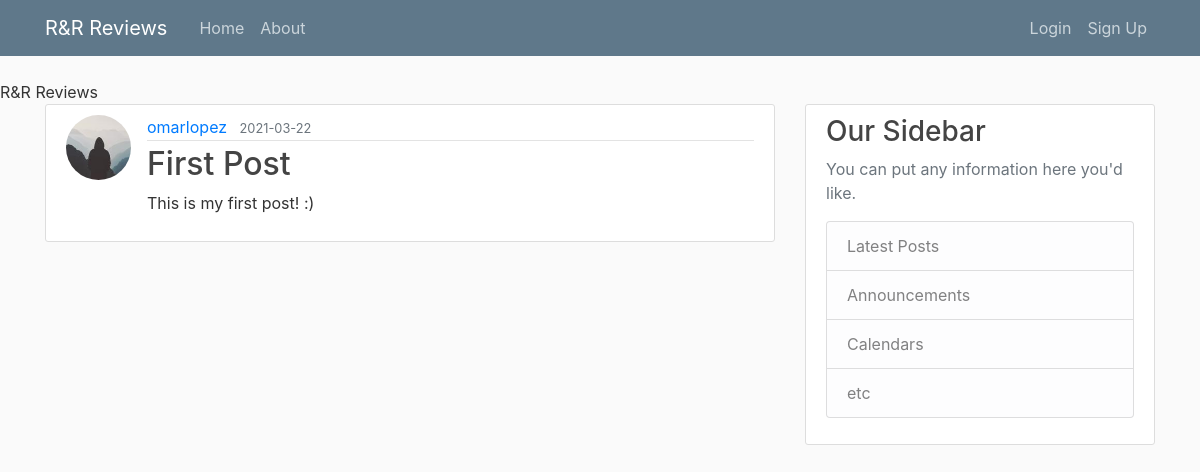
Before: / with the older database file.
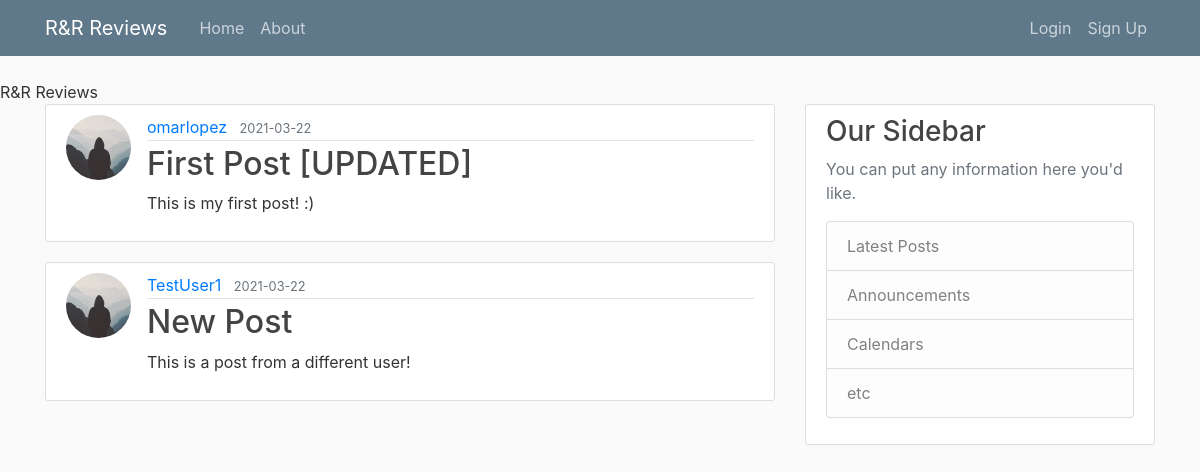
After: the same page with the newer database file.
### app/models.py (models this page shows, shortened)
class Post(db.Model):
    id = db.Column(db.Integer, primary_key=True)
    title = db.Column(db.String(100), nullable=False)
    date_posted = db.Column(db.DateTime, nullable=False, default=datetime.utcnow)
    content = db.Column(db.Text, nullable=False)
    user_id = db.Column(db.Integer, db.ForeignKey('user.id'), nullable=False)

class User(db.Model, UserMixin):
    id = db.Column(db.Integer, primary_key=True)
    username = db.Column(db.String(50), unique=True, nullable=False)
    image_file = db.Column(db.String(20), nullable=False, default='default.jpg')
    password = db.Column(db.String(60), nullable=False)
    posts = db.relationship('Post', backref='author', lazy=True)

### app/routes.py (the view)
@app.route('/')
def home():
    posts = Post.query.all()
    return render_template('home.html', posts=posts)

### app/templates/home.html
{% extends "layout.html" %}
{% block content %}
    {% for post in posts %}
        <article class="media content-section">
            <img class="rounded-circle article-img" src="{{ url_for('static', filename='profile_pics/' + post.author.image_file) }}">
            <div class="media-body">
                <div class="article-metadata">
                    <a class="mr-2" href="#">{{ post.author.username }}</a>
                    <small class="text-muted">{{ post.date_posted.strftime('%Y-%m-%d') }}</small>
                </div>
                <h2><a class="article-title" href="{{ url_for('post', post_id=post.id) }}">{{ post.title }}</a></h2>
                <p class="article-content">{{ post.content }}</p>
            </div>
        </article>
    {% endfor %}
{% endblock content %}

### app/templates/layout.html (shortened to what this page needs)
<!DOCTYPE html>
<html lang="en">
<head>
    <link rel="stylesheet" href="https://maxcdn.bootstrapcdn.com/bootstrap/4.0.0/css/bootstrap.min.css">
    <link rel="stylesheet" type ="text/css" href="{{ url_for('static', filename='main.css') }}"
    {% if title %}
        <title>R&R Reviews - {{ title }}</title>
    {% else %}
        <title>R&R Reviews</title>
    {% endif %}
</head>
<body>
    <header class="site-header">
        <nav class="navbar navbar-expand-md navbar-dark bg-steel fixed-top">
            <div class="container">
                <a class="navbar-brand mr-4" href="/">R&R Reviews</a>
                <div class="collapse navbar-collapse" id="navbarToggle">
                    <div class="navbar-nav mr-auto">
                        <a class="nav-item nav-link" href="{{ url_for('home') }}">Home</a>
                        <a class="nav-item nav-link" href="{{ url_for('about') }}">About</a>
                    </div>
                    <div class="navbar-nav">
                        {% if current_user.is_authenticated %}
                            <a class="nav-item nav-link" href="{{ url_for('new_post') }}">New Post</a>
                            <a class="nav-item nav-link" href="{{ url_for('account') }}">Account</a>
                            <a class="nav-item nav-link" href="{{ url_for('logout') }}">Logout</a>
                        {% else %}
                            <a class="nav-item nav-link" href="{{ url_for('login') }}">Login</a>
                            <a class="nav-item nav-link" href="{{ url_for('signup') }}">Sign Up</a>
                        {% endif %}
                    </div>
                </div>
            </div>
        </nav>
    </header>
    <main role="main" class="container">
<div class="row">
    <div class="col-md-8">
        {% block content %}{% endblock %}
    </div>
    <div class="col-md-4">
        <div class="content-section">
            <h3>Our Sidebar</h3>
            <p class='text-muted'>You can put any information here you'd like.
                <ul class="list-group">
                    <li class="list-group-item list-group-item-light">Latest Posts</li>
                    <li class="list-group-item list-group-item-light">Announcements</li>
                    <li class="list-group-item list-group-item-light">Calendars</li>
                    <li class="list-group-item list-group-item-light">etc</li>
                </ul>
            </p>
        </div>
    </div>
</div>
</main>
</body>
</html>

### app/static/main.css (style rules this page uses)
body { background: #fafafa; color: #333333; margin-top: 5rem; }
h1, h2, h3, h4, h5, h6 { color: #444444; }
.bg-steel { background-color: #5f788a; }
.site-header .navbar-nav .nav-link { color: #cbd5db; }
.content-section { background: #ffffff; padding: 10px 20px; border: 1px solid #dddddd; border-radius: 3px; margin-bottom: 20px; }
.article-title { color: #444444; }
.article-content { white-space: pre-line; }
.article-img { height: 65px; width: 65px; margin-right: 16px; }
.article-metadata { padding-bottom: 1px; margin-bottom: 4px; border-bottom: 1px solid #e3e3e3 }

Changed rows visible on the page:
changed Post "This is my first post! :)": title "First Post" → "First Post [UPDATED]"
added Post: image_file (placeholder picture), author.username "TestUser1", date_posted "2021-03-22", title "New Post", content "This is a post from a different user!"
